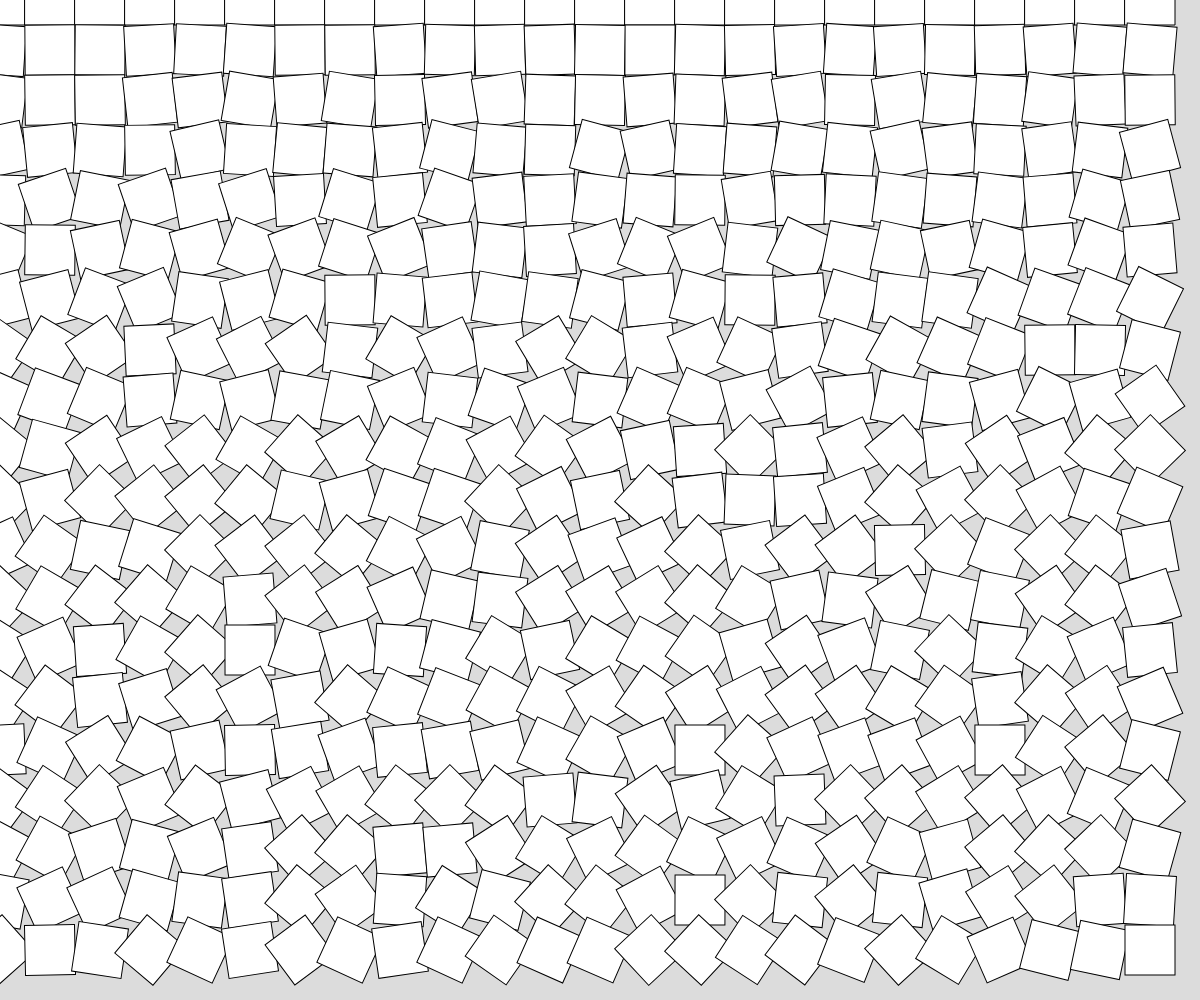
Frame 1 (no input)
Frame 60 (no input): identical to frame 1, image omitted
Frame 120 (the mouse pressed at the canvas centre since frame 60): identical to frame 1, image omitted

The p5.js sketch that drew this single still picture (run headless with seeded random() and noise() and a simulated clock; from frame 60 on, the mouse is pressed at the canvas centre):

// p5.js sketch
// ── sketch.js
// Cubic Dissarray
// March 7, 2023

let boxes = [];

function setup() {
  createCanvas(windowWidth, windowHeight);
  rectMode(CENTER);
  angleMode(DEGREES);

  for (let y = 0; y < height/50; y++) {
    for (let x = 0; x < width/50; x++) {
      spawnBox(x*50, y*50, 50, random(y*5, -y*5));
    }
  }
}

function draw() {
  background(220);

  for (let i = 0; i < boxes.length; i++) {
    displayBoxes(boxes[i]);
  }
}

function displayBoxes(drawnBox) {
  push();
  translate(drawnBox.x, drawnBox.y);
  rotate(drawnBox.rotation);
  square(0, 0, drawnBox.size);
  pop();
}

function spawnBox(boxX, boxY, boxSize, boxRotation) {
  let someBox = {
    x: boxX,
    y: boxY,
    size: boxSize,
    rotation: boxRotation,
  };
  boxes.push(someBox);
}
